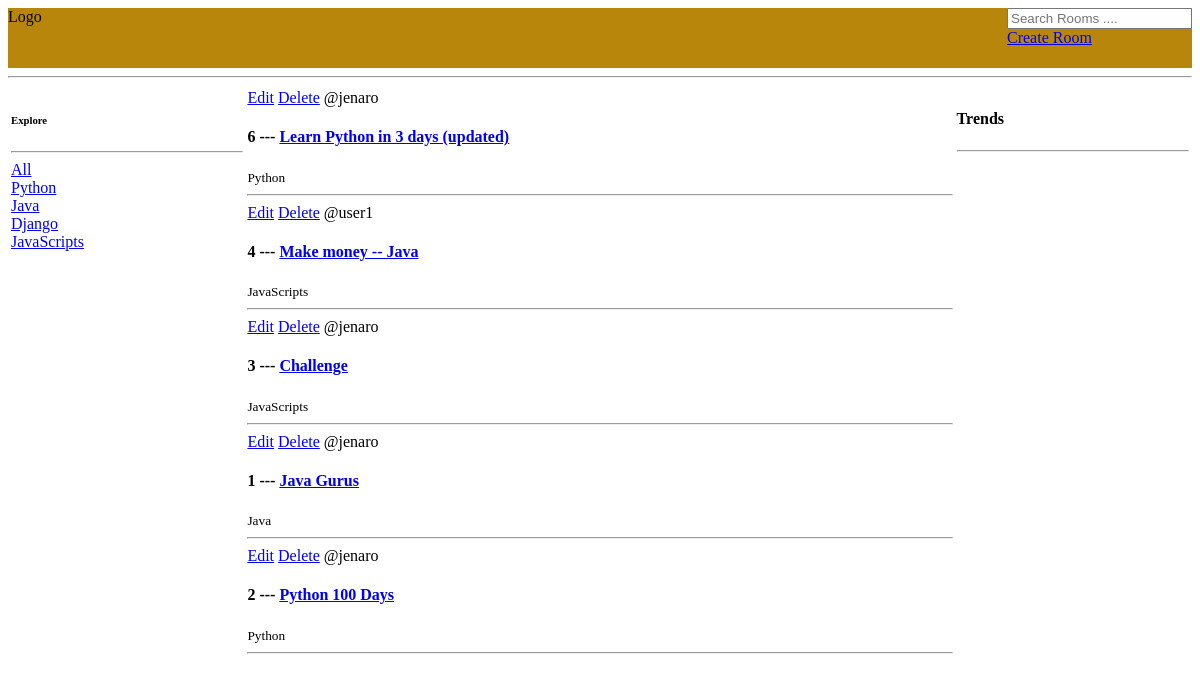
Before: / with the older database file.
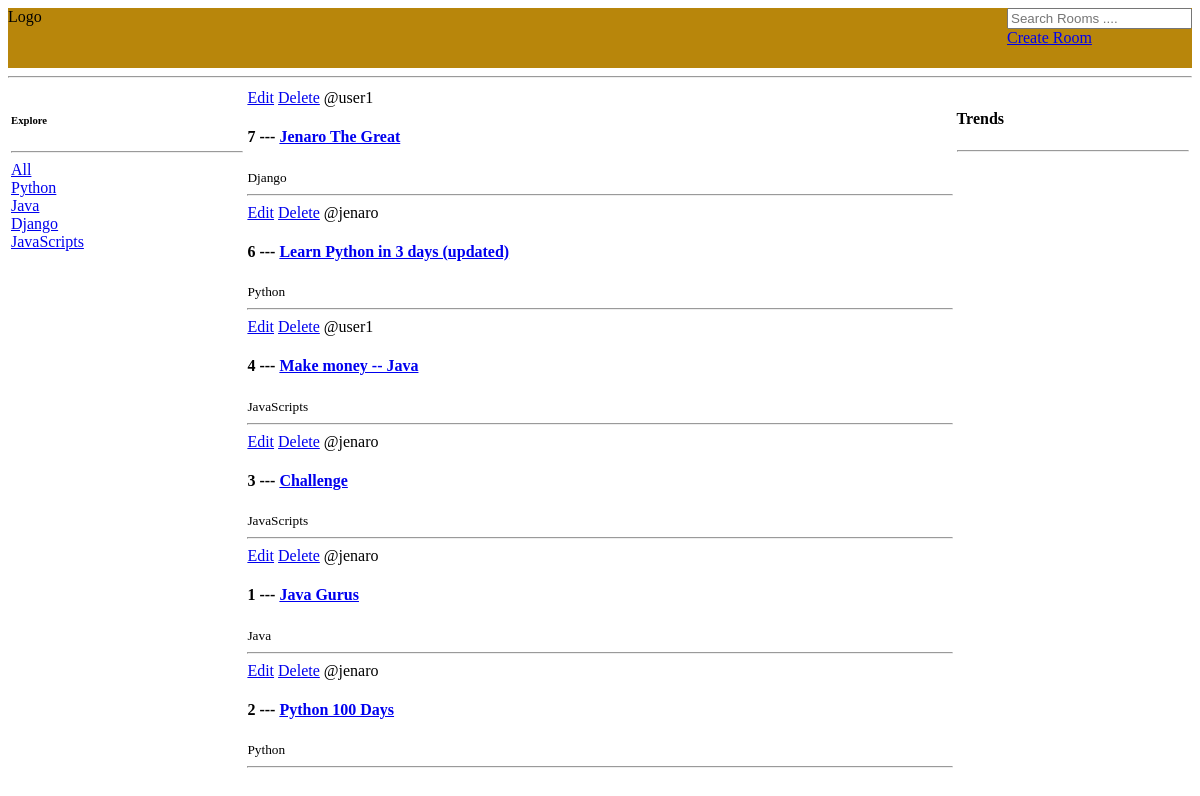
After: the same page with the newer database file.
### baseApp/models.py (models this page shows, shortened)
class Topic(models.Model):
    name=models.CharField(max_length=200)

class Room(models.Model):
    host=models.ForeignKey(User, on_delete=models.SET_NULL, null=True)
    topic=models.ForeignKey(Topic, on_delete=models.SET_NULL, null=True)
    name=models.CharField(max_length=200)
    description=models.TextField(null=True, blank=True)
    updated=models.DateTimeField(auto_now=True)
    created=models.DateTimeField(auto_now_add=True)
    class Meta:
        ordering=['-updated', '-created']
    '''
    create string representation of the class(model)

    '''

### baseApp/views.py (the view)
# urls.py: path('', views.home, name="home"),
def home(request):
    q=request.GET.get('q') if request.GET.get('q')!=None else ''
    '''creating topic object .. get to query all columns from the Topic table
    '''
    topics=Topic.objects.all()
    '''Create model manager
    '''
    rooms=Room.objects.filter(topic__name__icontains=q)
    ''''''
    context ={'rooms':rooms, 'topics': topics}
    '''
    '''
    return render(request, "baseApp/home.html", context)

### baseApp/templates/baseApp/home.html (shortened to what this page needs)
{% extends "base.html" %}
{% block content %}
<div class="grid-container">
  <div class="grid-item">
    <h6>Explore</h6>
    <hr>
  <div>
    <a href="{% url 'home' %}">All</a>
   </div>
{% for topic in topics %}
   <div>
    <a href="{% url 'home' %}?q={{topic.name}}">{{ topic.name }}</a>
   </div>
{% endfor %}
  </div>
  <div class="grid-item">
<div>
    <div>
    {% for rooms in rooms %}
    <div>
    <a href="{% url 'update-room' rooms.id %}"> Edit</a>
    <a href="{% url 'delete-room' rooms.id %}"> Delete</a>
    <span>
    @{{rooms.host.username}}
    </span>
    <h4>{{rooms.id}}
    --- <a href="{% url 'room' rooms.id %}">{{rooms.name}}</a>
    </h4>
    <small>{{rooms.topic.name}}</small>
    <hr>
    </div>
    {% endfor %}
    </div>
    </div>
  </div>
  <div class="grid-item">
    <h4>Trends</h4>
    <hr>
  </div>
</div>
{% endblock %}

Changed rows visible on the page:
added Room: host.username "user1", id "7", name "Jenaro The Great", topic.name "Django"
